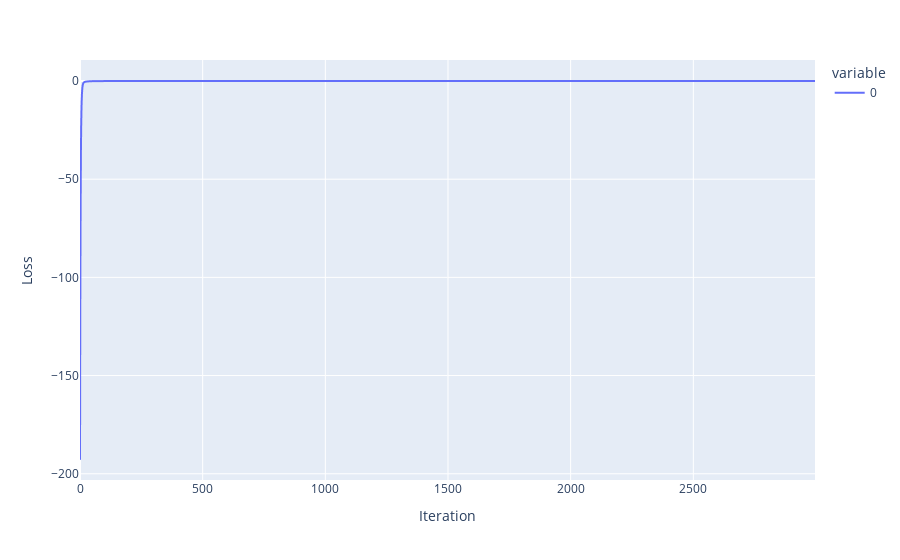

Here is the notebook cell this chart was saved with:
### Code cell
# Validation curve
fig=px.line(testValidHist)
fig.update_xaxes(title='Iteration')
fig.update_yaxes(title='Loss')
fig.show()

### Figure 1 — Plotly figure (JSON) as saved in the notebook; plotly's stock layout.template omitted (floating-point values rounded to 4 significant figures; data arrays with more than 128 entries replaced by an {"elided": "..."} marker saying what was removed)
{"data": [{"hovertemplate": "variable=0<br>index=%{x}<br>value=%{y}<extra></extra>", "legendgroup": "0", "line": {"color": "#636efa", "dash": "solid"}, "marker": {"symbol": "circle"}, "mode": "lines", "name": "0", "showlegend": true, "type": "scattergl", "x": {"elided": "2997 int values"}, "xaxis": "x", "y": {"elided": "2997 float values"}, "yaxis": "y"}], "layout": {"legend": {"title": {"text": "variable"}, "tracegroupgap": 0}, "margin": {"t": 60}, "xaxis": {"anchor": "y", "domain": [0, 1], "title": {"text": "Iteration"}}, "yaxis": {"anchor": "x", "domain": [0, 1], "title": {"text": "Loss"}}}}
